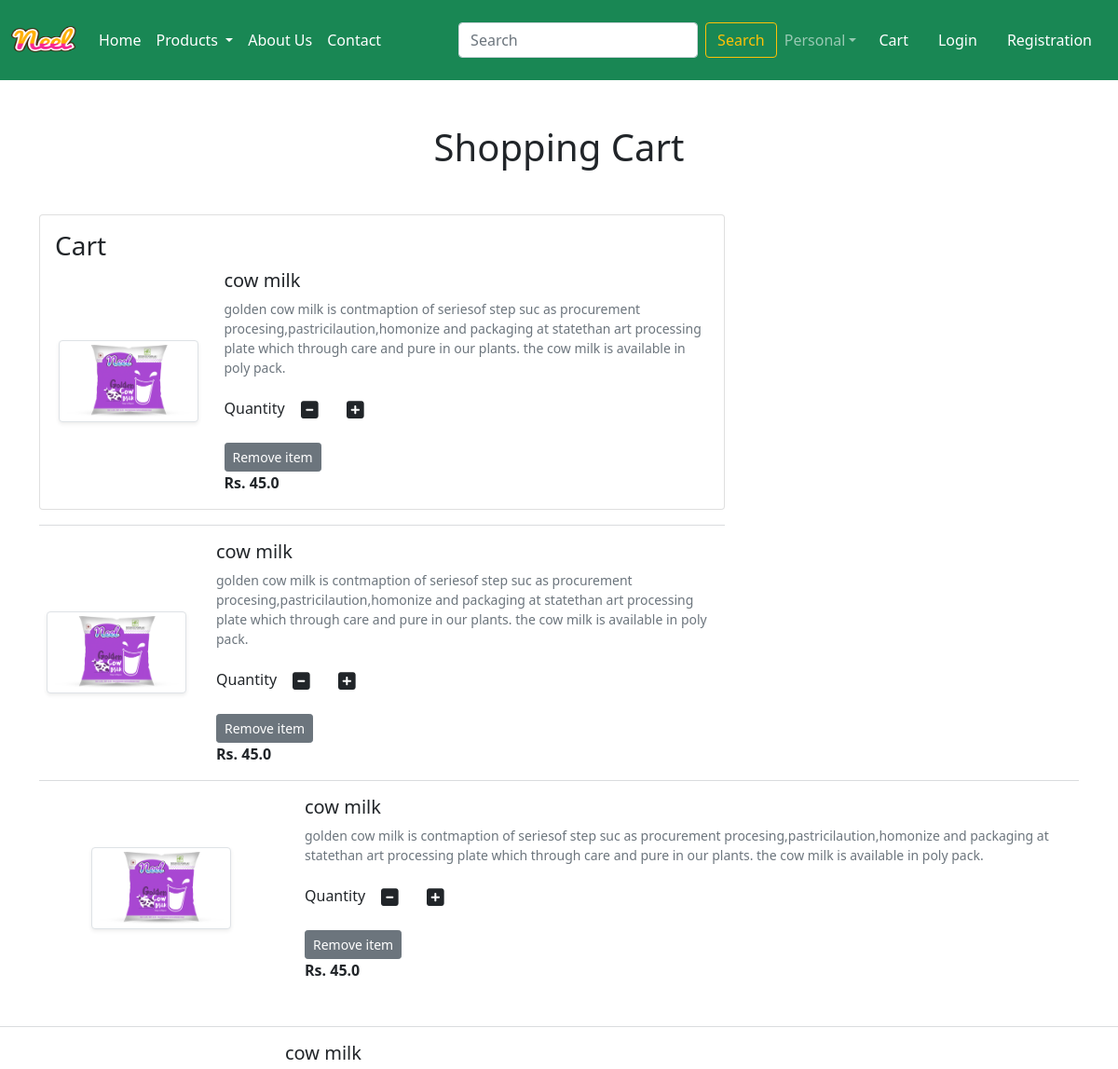
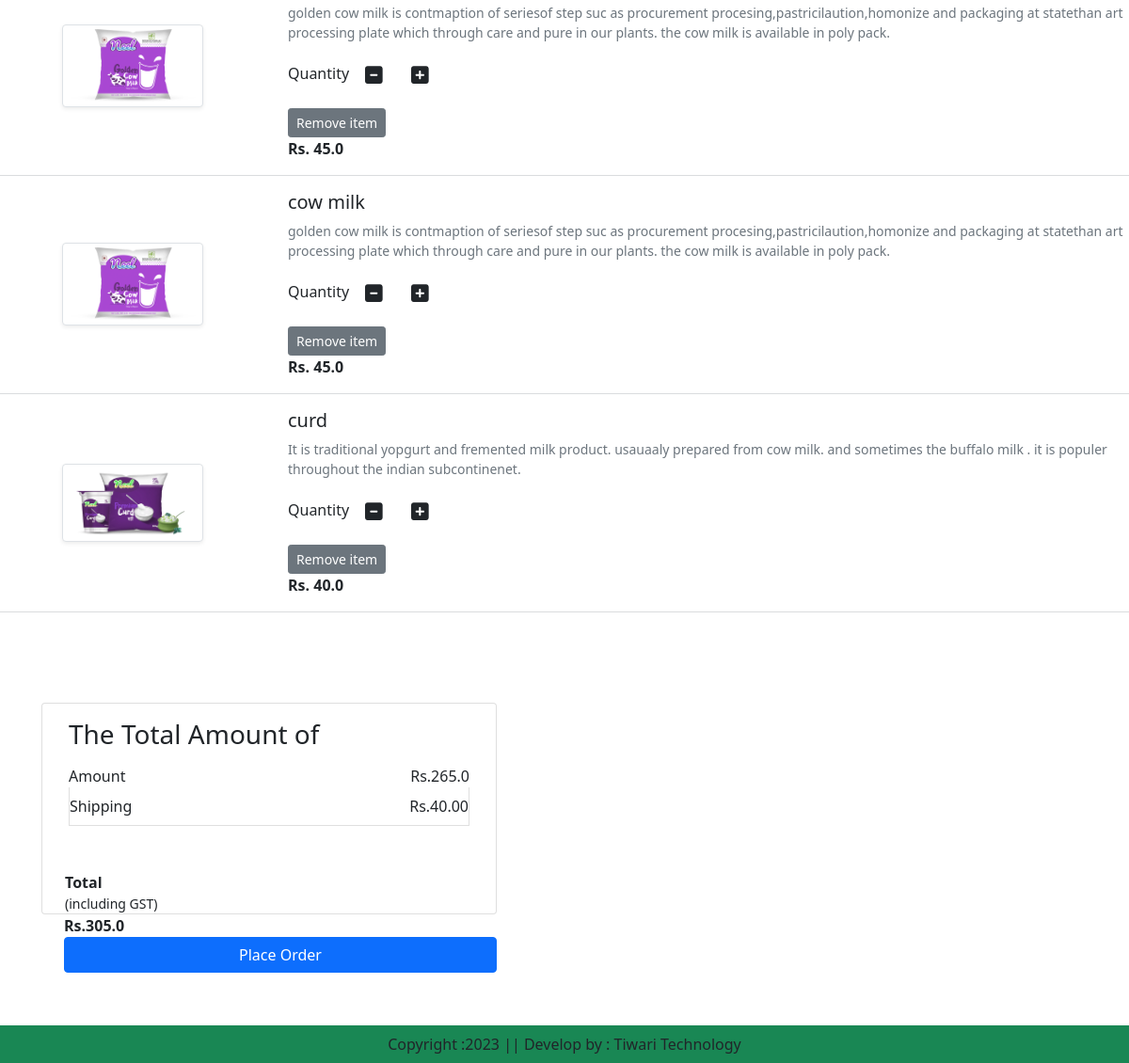
The page /cart/ (signed in) on the database its author committed (2 pictures, top to bottom).
### app/models.py (models this page shows, shortened)
class Cart(models.Model):
    user= models.ForeignKey(User,on_delete=models.CASCADE)
    product= models.ForeignKey(Product,on_delete=models.CASCADE)
    quantity=models.PositiveIntegerField(default=1)

class Product(models.Model):
    title =models.CharField(max_length=100)
    selling_Price=models.FloatField()
    discounted_price=models.FloatField()
    description=models.TextField()
    composition=models.TextField(default='')
    prodapp=models.TextField(default='')
    category=models.CharField(choices=CATEGORY_CHOICES, max_length=2)
    product_image=models.ImageField(upload_to='product')

### app/views.py (the view)
# urls.py: path('cart/',views.show_cart, name='showcart'),
def show_cart(request):
    user=request.user
    cart=Cart.objects.filter(user=user)
    amount=0
    for p in cart:
     value=p.quantity *p.product.discounted_price
     amount= amount + value
    totalamount = amount + 40
    return render(request, 'app/addtocart.html', locals())

### app/templates/app/addtocart.html (shortened to what this page needs)
{% extends 'app/base.html' %}
{% load static %}
{% block main-content %}
<div class="container my-5">
    <div class="row ">
        {% if cart %}
        <h1 class="text-center mb-5">Shopping Cart</h1>
        <div class="col-sm-8">
            <div class="card">
                <div class="card-body">
                    <h3>Cart</h3>
                    {% for item in cart %}
                    <div class="row ">
                    <div class="col-sm-3 text-center align-self-center"> <img src="{{item.product.product_image.url }}" alt="" srcset="" class="img-fluid img-thumbnail shadow-sm" height="150" width="150">
                      </div>
                        <div class="col-sm-9">
                            <div>
                                <h5>{{item.product.title}}</h5>
                                <p class="mb-2 text-muted small">{{item.product.description}}</p>
                                <div class="my-3">
                                <label for="quantity">Quantity</label>
                                <a class="minus-cart btn" pid="{{item.product.id}}"><i class="fas fa-minus-square fa-lg"></i></a>
                                <a class="plus-cart btn" pid="{{item.product.id}}"><i class="fas fa-plus-square fa-lg"></i></a>
                                </div>
                                <a href="{% url 'removecart' %}" class="remove-cart btn btn-sm btn-secondary mr-3" pid={{item.product.id}}>Remove item</a>
                                <p class="mb-0"><span><strong>Rs. {{item.product.discounted_price}}</strong></span></p>
                            </div>
                        </div>
                    </div>
                </div>
            </div>
            <hr class="text-muted">
            {% endfor %}
<div class=" col-sm-5 m-5 p-5 px-2 flex row">
    <div class="card flex row">
        <div class="card-body">
            <h3>The Total Amount of</h3>
         <ul class="list-group">
            <li class="list-group-item d-flex justify-content-between align-items-center border-0 px-0 pb-0">Amount<span id="amount">Rs.{{amount}}</span></li>
            <li class="list-group-item d-flex justify-content-between align-items-center px-0">Shipping<span>Rs.40.00</span></li>
            <li class="list-group-item d-flex justify-content-between align-items-center  border-0 px-0 mb-3"></li>
         </div>
         <strong>Total</strong> <small>(including GST)</small>
         </div>
         <span id="totalamount"><strong>Rs.{{totalamount}}</strong></span>
         <div class="d-grid"><a href="{% url 'checkout' %}" class="btn btn-primary">Place Order</a></div>
        </div>
    {% else %}
    <h1 class="text-center mb-5">Cart is Empty</h1>
    {% endif %}
{% endblock main-content %}

### app/templates/app/base.html (shortened to what this page needs)
<!DOCTYPE html>
{% load static %}
<html lang="en">
<head>
    <link href="https://cdn.jsdelivr.net/npm/bootstrap@5.0.2/dist/css/bootstrap.min.css" rel="stylesheet">
    <link rel="stylesheet" href="{% static 'app/css/owl.carousel.min' %}"/>
    <link rel="stylesheet" href="{% static 'app/css/all.min.css' %}"/>
    <link rel="stylesheet" href="{% static 'app/css/style.css' %}"/>
</head>
<body>
    <nav class="navbar navbar-expand-lg navbar-dark bg-success">
        <div class="container-fluid">
          <a class="navbar-brand" href="#">
            <img src="{% static "images/neel.png" %}" width="70" height="60"/>
          </a>
          <div class="collapse navbar-collapse" id="navbarSupportedContent">
            <ul class="navbar-nav me-auto mb-2 mb-lg-0">
              <li class="nav-item">
                <a class="nav-link active" aria-current="page" href="/">Home</a>
              </li>
              <li class="nav-item dropdown">
                <a class="nav-link active dropdown-toggle" href="#" id="navbarDropdown" role="button" data-bs-toggle="dropdown" aria-expanded="false">
                  Products
                </a>
              </li>
              <li class="nav-item">
                <a class="nav-link text-white" href="{% url 'about' %}">About Us </a>
              </li>
              <li class="nav-item">
                <a class="nav-link text-white" href="{% url 'contact' %}" tabindex="-1" aria-disabled="true">Contact</a>
              </li>
            </ul>
            <form class="d-flex" role="search" action="/search">
              <input class="form-control me-2" type="search" placeholder="Search"  name= "search" aria-label="Search">
              <button class="btn btn-outline-warning" type="submit">Search</button>
            </form>
          </div>
          <ul class="navbar-nav me-auto mb-2 mb-lg-0 ">
            <li class="nav-item dropdown ma-2">
             <a class="nav-link dropdown-toggle" href="#" id="navbarDropdown" role="button" data-bs-toggle="dropdown" aria-expanded="false">Personal</a>
            </li>
            <li class="nav-item mx-2">
                <a href="{% url 'showcart' %}" class="nav-link text-white">Cart</a>
            <li class="nav-item mx-2">
                <a href="{% url 'login' %}" class="nav-link text-white">Login </a>
            </li> <li class="nav-item mx-2">
                <a href="{% url 'customerregistration' %}" class="nav-link text-white">Registration</a>
            </li>
          </ul>
        </div>
      </nav>
      {% block main-content %} {% endblock main-content %}
      <footer class="container-fluid fixed-bottom bg-success text-center p-2 mt-5">
        Copyright :2023 || Develop by : Tiwari Technology
      </footer>
</body>
</html

### rows shown on the page
Cart: product.product_image (picture), product "cow milk", product.description "golden cow milk is contmaption of seriesof step suc as procurement procesing,pastricilaution,homonize and packaging at statethan art processing plate which through care and pure in our plants. the cow milk is available in poly pack.", product.discounted_price "45.0"
Cart: product.product_image (picture), product "cow milk", product.description "golden cow milk is contmaption of seriesof step suc as procurement procesing,pastricilaution,homonize and packaging at statethan art processing plate which through care and pure in our plants. the cow milk is available in poly pack.", product.discounted_price "45.0"
Cart: product.product_image (picture), product "cow milk", product.description "golden cow milk is contmaption of seriesof step suc as procurement procesing,pastricilaution,homonize and packaging at statethan art processing plate which through care and pure in our plants. the cow milk is available in poly pack.", product.discounted_price "45.0"
Cart: product.product_image (picture), product "cow milk", product.description "golden cow milk is contmaption of seriesof step suc as procurement procesing,pastricilaution,homonize and packaging at statethan art processing plate which through care and pure in our plants. the cow milk is available in poly pack.", product.discounted_price "45.0"
Cart: product.product_image (picture), product "cow milk", product.description "golden cow milk is contmaption of seriesof step suc as procurement procesing,pastricilaution,homonize and packaging at statethan art processing plate which through care and pure in our plants. the cow milk is available in poly pack.", product.discounted_price "45.0"
Cart: product.product_image (picture), product "curd", product.description "It is traditional yopgurt and fremented milk product. usauaaly prepared from cow milk. and sometimes the buffalo milk . it is populer throughout the indian subcontinenet.", product.discounted_price "40.0"

### other values the page prints
{{ amount }} "265.0"
{{ totalamount }} "305.0"
